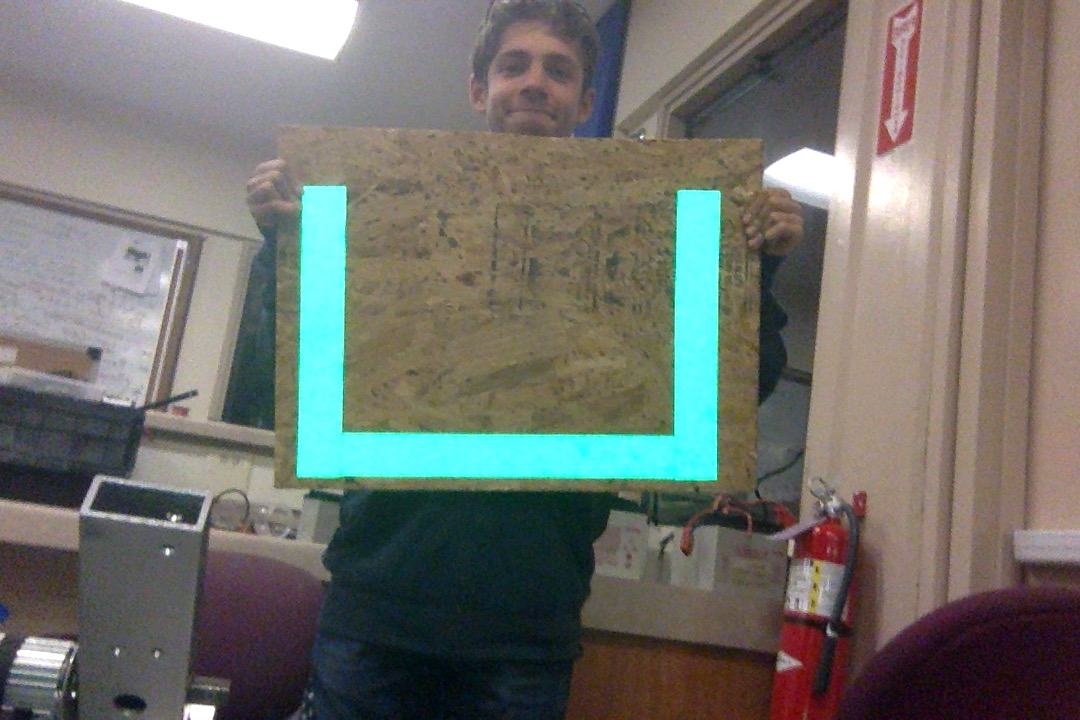
#> input picture py/grt/vision/templates/test_img.jpg, 1080 x 720 px
$ python -i robot_vision.py   (imports and definitions only)   (older library calls are emulated)
#> lines starting #> are read from the running program, lines starting #| are printed output that depends on the picture; after the words box and inside, x2 and y2 are one past the last pixel; in counts of white or black regions, pixels touching at a corner belong together
#> further down, picture is the input picture: shape (720, 1080, 3); mean B, G, R 107.4, 113.4, 112.7
import cv2
import numpy as np
import time, math, threading

import os
import sys
from string import Template
import sys
import copy


class Vision:
    # 'uint8' -> data type for 8 bit unsigned(positive) numbers
    # defines 2 colors -> green lower and upper(rgb)
    GREEN_LOWER = np.array([0, 100, 0], 'uint8')
    GREEN_UPPER = np.array([200, 255, 100], 'uint8')
    # GREEN_LOWER_HSV = np.array([75, 100, 160], 'uint8') #Computer
    # GREEN_UPPER_HSV = np.array([130, 255, 255], 'uint8') #Computer


    # defines 2 colors in hsv(hue, saturation, value)
    GREEN_LOWER_HSV = np.array([75, 80, 100], 'uint8')
    GREEN_UPPER_HSV = np.array([130, 255, 255], 'uint8')
    drawing = True
    status_print = True

    POLY_ARC_LENGTH = .015
    POLY_MIN_SIDES = 6
    POLY_MAX_SIDES = 11

    MIN_AREA = 100

    DEFAULT_ERROR = 1000

    # Gimp: H = 0-360, S = 0-100, V = 0-100
    # OpenCV: H = 0-180, S = 0-255, V = 0-255
    def vision_main(self):
        # initializes stuff
        self.vision_init()
        #face_cascade_path = "/Users/dhruv/anaconda/share/OpenCV/haarcascades/haarcascade_frontalface_default.xml"
        face_cascade_path = "/home/lvuser/haarcascade_frontalface_default.xml"
        self.face_cascade = cv2.CascadeClassifier(os.path.expanduser(face_cascade_path))

        # loop forever until you hit a key
        while True:
            try:
                # self.vision_loop()
                self.face_tracking_loop()
            except KeyboardInterrupt:
                self.vision_close()
                break

    def __init__(self):

        self.target_view = False
        self.rotational_error = self.vertical_error = self.DEFAULT_ERROR
        self.vision_lock = threading.Lock()
        self.threshold_lock = threading.Lock()
        print("Before video capture")

        self.vision_thread = threading.Thread(target=self.vision_main)
        self.vision_thread.start()

    def vision_init(self):
        # cap = video capture object that lets you capture video

        # read functions returns 2 things, first thing gets ignored(_), second thing goes into img
        self.cap = cv2.VideoCapture(0)
        _, self.img = self.cap.read()
        #cv2.imshow("frame", self.img)
        # method: shape returns height, width, channels?
        self.height, self.width, channels = self.img.shape
        self.x_target = int(self.width / 2)

    def vision_close(self):
        cv2.destroyAllWindows()

    # [17 lines left out: function get_max_contour, not called in this run]

    def get_max_polygon(self, img):
        hsv = cv2.cvtColor(img, cv2.COLOR_BGR2HSV)
#> hsv: shape (720, 1080, 3); mean H, S, V 61.8, 67.6, 124.9
        thresh = cv2.inRange(hsv, self.GREEN_LOWER_HSV, self.GREEN_UPPER_HSV)
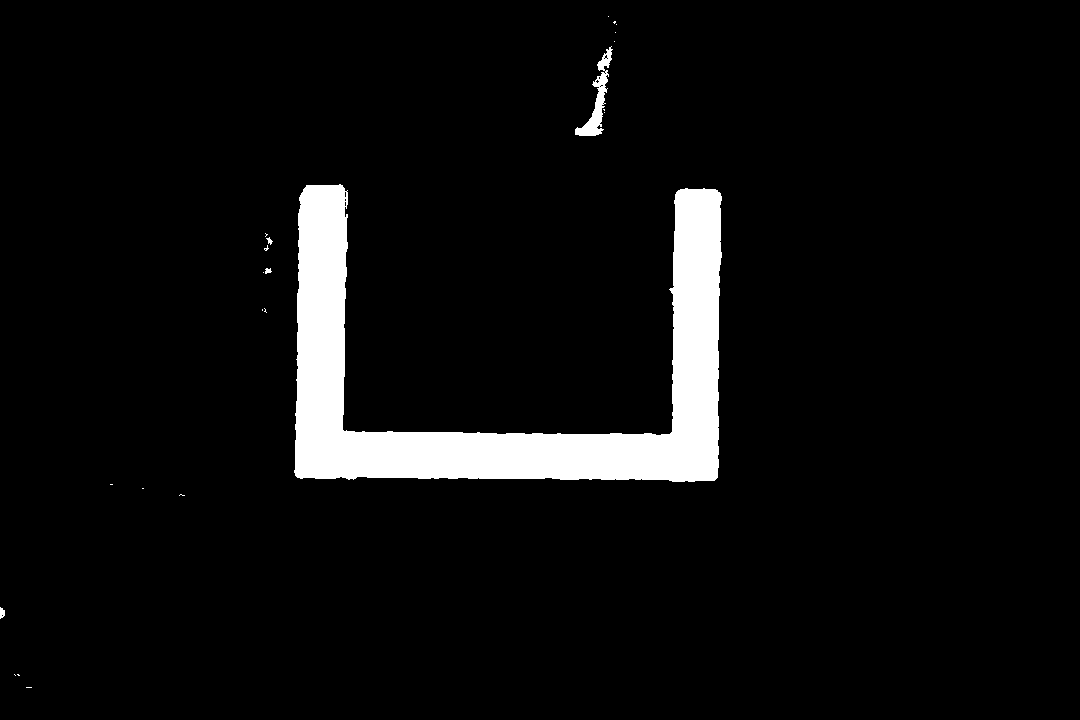
#> thresh: shape (720, 1080); 5.6% white; 23 white regions (18 under 20 px)
        im2, contours, hierarchy = cv2.findContours(thresh, cv2.RETR_EXTERNAL, cv2.CHAIN_APPROX_SIMPLE)
#> contours = 23 contours, 20 with area under 20; largest, box (x1, y1, x2, y2) and area: (294, 184, 722, 482) 41724, (575, 46, 613, 136) 834, (0, 607, 5, 619) 32
        area_max = area = 0
        max_poly = None
        for c in contours:
            poly = cv2.approxPolyDP(c, self.POLY_ARC_LENGTH * cv2.arcLength(c, True), True)
            if poly.shape[0] >= self.POLY_MIN_SIDES and poly.shape[0] <= self.POLY_MAX_SIDES:
                area = cv2.contourArea(poly)
                if area > area_max and area > self.MIN_AREA:
                    area_max = area
                    max_poly = poly
#> this loop made 23 passes
#> (area, area_max) on pass 15: (41800, 41800)
#> area on passes 4, 18: 31, 606.5
#> after the loop, area_max = 41800; max_poly = [[303, 189], [297, 477], [717, 477], [717, 190], [675, 194], [656, 435], [344, 431], [347, 190]]
#> (the run stopped early here; a loop or call above may not have finished)
